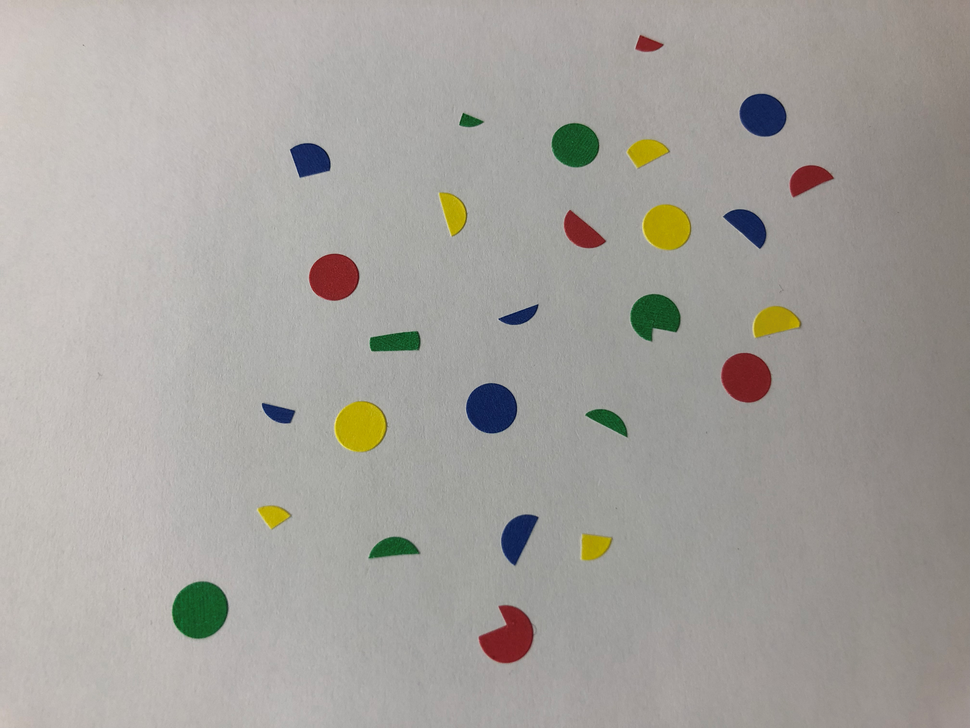
#> input picture data/computer-vision-test-image-constant-light.png, 970 x 728 px, shrunk from 2661 x 1996 before the run
$ python detect_circles.py --image data/computer-vision-test-image-constant-light.png
#> lines starting #> are read from the running program, lines starting #| are printed output that depends on the picture; after the words box and inside, x2 and y2 are one past the last pixel; in counts of white or black regions, pixels touching at a corner belong together
# [12 lines of commented-out code are left out]
import numpy as np
import argparse
import cv2 as cv
import datetime

HSV_RANGES = {
    'yellow': [
        {
            'lower': np.array([21, 39, 64]),
            'upper': np.array([40, 255, 255])
        }
    ]
 }

def create_mask(hsv_img, colors):
    """
    Creates a binary mask from HSV image using given colors.
    """

    # noinspection PyUnresolvedReferences
    mask = np.zeros((hsv_img.shape[0], hsv_img.shape[1]), dtype=np.uint8)

    for color in colors:
        for color_range in HSV_RANGES[color]:
            # noinspection PyUnresolvedReferences
            mask += cv.inRange(
                hsv_img,
                color_range['lower'],
                color_range['upper']
            )

    return mask


# construct the argument parser and parse the arguments
ap = argparse.ArgumentParser()
# construct the argument parser and parse the arguments
ap.add_argument("-i", "--image", required = True, help = "Path to the image")
args = vars(ap.parse_args())

# load the imag
image = cv.imread(args["image"])
#> image is the input picture: shape (728, 970, 3); mean B, G, R 156.8, 161.6, 164.7
#Convert BGR to HSV colorspace.
image_hsv =  cv.cvtColor(image, cv.COLOR_BGR2HSV)
#> image_hsv: shape (728, 970, 3); mean H, S, V 21.9, 18.2, 166.2
yellow_mask = create_mask(image_hsv, ['yellow'])
#> after the loop in create_mask, `for color in colors:`:
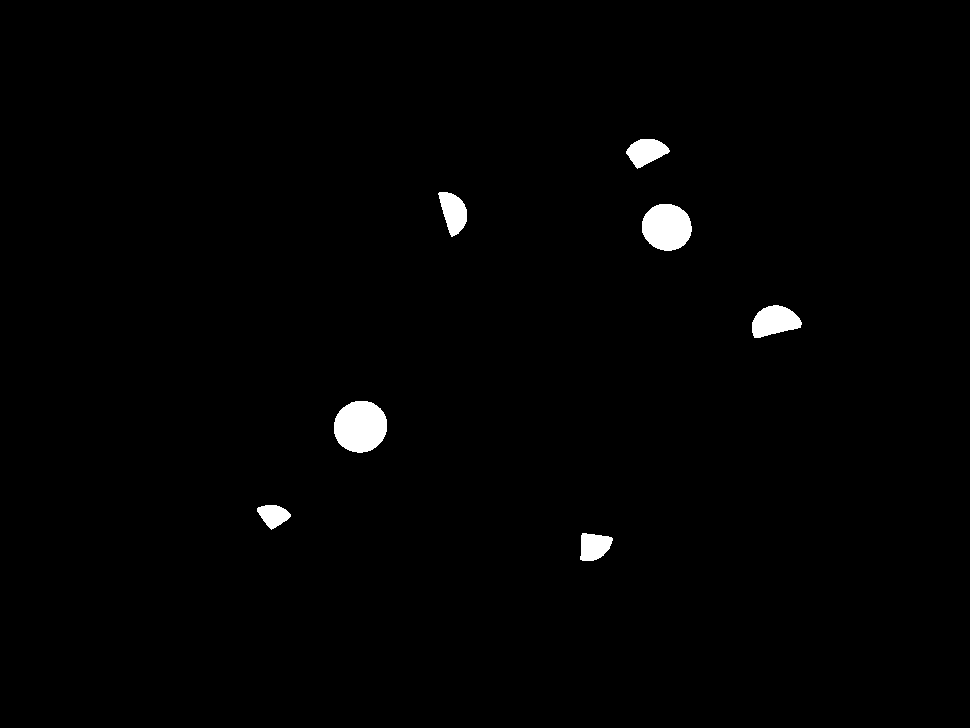
#> mask: shape (728, 970); 1.1% white; 7 white regions, largest, box (x1, y1, x2, y2) and area: (334, 401, 387, 453) 2187, (642, 204, 692, 251) 1851, (752, 305, 802, 338) 1141

threshold_hsv = cv.bitwise_and(image_hsv, image_hsv, mask=yellow_mask)
#> threshold_hsv: shape (728, 970, 3); mean H, S, V 0.3, 2.6, 2

#Display image contthaining ONLY yellow color.
cv.imshow("Thresholded image", threshold_hsv)

#
output = threshold_hsv.copy()
gray = cv.cvtColor(output, cv.COLOR_BGR2GRAY)


# detect circles in the image=
circles = cv.HoughCircles(gray, cv.HOUGH_GRADIENT,1, 20,param1=50, param2=30,minRadius=0,maxRadius=0)
#> circles = [[360.5, 425.5, 25.4], [667.5, 225.5, 23.9]]
print ("Detected circles in the thresholded image")
#
# # ensure at least some circles were found
if circles is not None:
# 	# convert the (x, y) coordinates and radius of the circles to integers
     circles = np.round(circles[0, :]).astype("int")
#> circles = [[360, 426, 25], [668, 226, 24]]
#
# 	# loop over the (x, y) coordinates and radius of the circles
     for (x, y, r) in circles:
# 		# draw the circle in the output image, then draw a rectangle
# 		# corresponding to the center of the circle
#        cv.circle	(output, (x, y), r, (0, 255, 0), -1)
        cv.circle(output,(x,y),r,(255,153,255),-1)
#> this loop made 2 passes
#> output: shape (728, 970, 3); mean H, S, V 1.5, 2.1, 2.4
#
# 	# show the output image

st = str(datetime.datetime.now())
output_name = "output" + st
cv.imshow(output_name, np.hstack([image, output]))
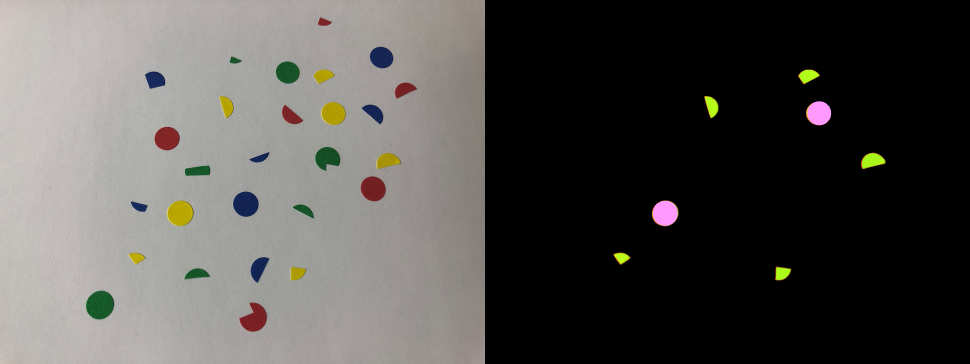
#> window 'output2026-11-20 21:03:53.5174': shape (728, 1940, 3) (shown at 1/2 size); mean B, G, R 79.1, 81.8, 83.6
cv.waitKey(0)
cv.destroyAllWindows()
